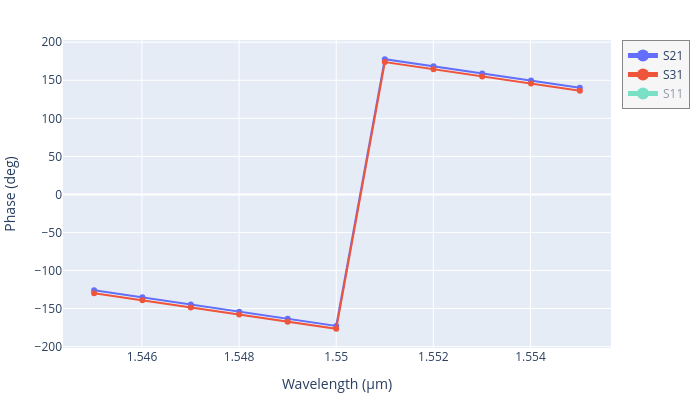

Write notebook code for a chart like this one.
### Code cell
result.plot_interactive(phase=True)

### Figure 1 — Plotly figure (JSON) as saved in the notebook; plotly's stock layout.template omitted (floating-point values rounded to 4 significant figures)
{"data": [{"mode": "lines+markers", "name": "S21", "type": "scatter", "visible": true, "x": [1.555, 1.554, 1.553, 1.552, 1.551, 1.55, 1.549, 1.548, 1.547, 1.546, 1.545], "y": [140.3, 149.6, 159.0, 168.4, 177.8, -172.9, -163.5, -154.1, -144.7, -135.4, -126.0]}, {"mode": "lines+markers", "name": "S31", "type": "scatter", "visible": true, "x": [1.555, 1.554, 1.553, 1.552, 1.551, 1.55, 1.549, 1.548, 1.547, 1.546, 1.545], "y": [136.3, 145.7, 155.1, 164.5, 173.9, -176.7, -167.4, -158.0, -148.6, -139.2, -129.8]}, {"mode": "lines+markers", "name": "S11", "type": "scatter", "visible": "legendonly", "x": [1.555, 1.554, 1.553, 1.552, 1.551, 1.55, 1.549, 1.548, 1.547, 1.546, 1.545], "y": [-132.9, -131.1, -129.5, -128.1, -126.9, -125.9, -125.1, -124.4, -123.9, -123.6, -123.4]}], "layout": {"height": 400, "legend": {"bgcolor": "rgba(245,245,245,0.9)", "bordercolor": "#888", "borderwidth": 1, "entrywidth": 70, "entrywidthmode": "pixels", "groupclick": "toggleitem", "itemclick": "toggle", "itemdoubleclick": "toggleothers", "itemsizing": "constant"}, "margin": {"b": 40, "l": 60, "r": 10, "t": 40}, "width": 700, "xaxis": {"title": {"text": "Wavelength (µm)"}}, "yaxis": {"title": {"text": "Phase (deg)"}}}}
